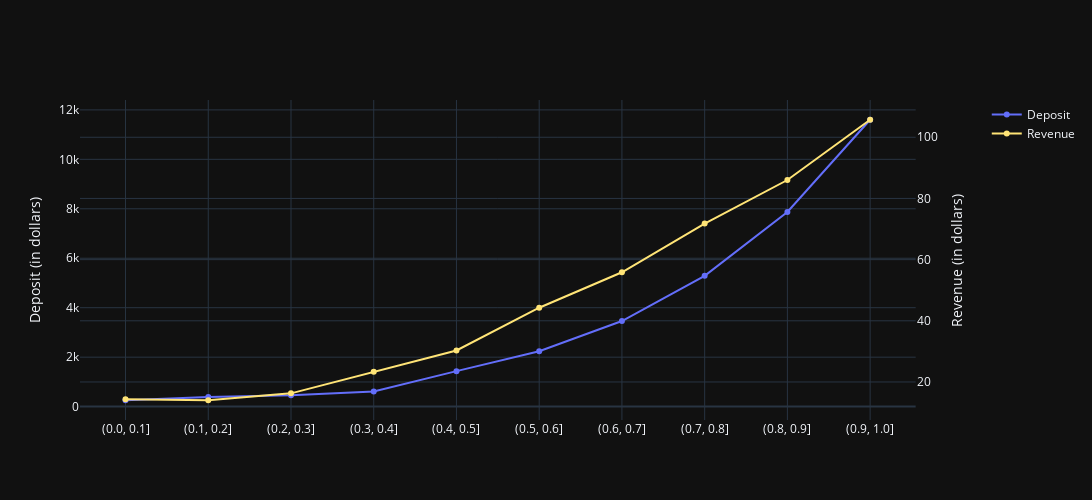

The cell this chart's notebook holds for it:
### Code cell
import plotly.graph_objects as go
from plotly.subplots import make_subplots
# Create figure with secondary y-axis
fig = make_subplots(specs=[[{"secondary_y": True}]])

# Add traces
fig.add_trace(
    go.Scatter(x=result_df['binned'], y=result_df['total_credit_amount'], name='Deposit'), 
    secondary_y=False
)

fig.add_trace(
    go.Scatter(x=result_df['binned'], y=result_df['DEBIT_CARD_REV_12'], name='Revenue', line=dict(color="#ffe476")), 
    secondary_y=True
)

# Add figure title
# fig.update_layout(
#     title_text="Binned Probabilities"
# )

# Set y-axes titles
fig.update_yaxes(title_text="Deposit (in dollars)", secondary_y=False)
fig.update_yaxes(title_text="Revenue (in dollars)", secondary_y=True)

fig.update_layout(
    # color_discrete_map = color_map,
    width=1100,
    height=500
)

fig.show()

### Figure 1 — Plotly figure (JSON) as saved in the notebook; plotly's stock layout.template omitted (floating-point values rounded to 4 significant figures)
{"data": [{"name": "Deposit", "type": "scatter", "x": ["(0.0, 0.1]", "(0.1, 0.2]", "(0.2, 0.3]", "(0.3, 0.4]", "(0.4, 0.5]", "(0.5, 0.6]", "(0.6, 0.7]", "(0.7, 0.8]", "(0.8, 0.9]", "(0.9, 1.0]"], "xaxis": "x", "y": [257.2, 385.0, 456.0, 611.1, 1434.0, 2239.0, 3460.0, 5288.0, 7870.0, 11600.0], "yaxis": "y"}, {"line": {"color": "#ffe476"}, "name": "Revenue", "type": "scatter", "x": ["(0.0, 0.1]", "(0.1, 0.2]", "(0.2, 0.3]", "(0.3, 0.4]", "(0.4, 0.5]", "(0.5, 0.6]", "(0.6, 0.7]", "(0.7, 0.8]", "(0.8, 0.9]", "(0.9, 1.0]"], "xaxis": "x", "y": [14.35, 14.03, 16.27, 23.34, 30.29, 44.27, 55.88, 71.78, 86.02, 105.7], "yaxis": "y2"}], "layout": {"height": 500, "width": 1100, "xaxis": {"anchor": "y", "domain": [0, 0.94]}, "yaxis": {"anchor": "x", "domain": [0, 1], "title": {"text": "Deposit (in dollars)"}}, "yaxis2": {"anchor": "x", "overlaying": "y", "side": "right", "title": {"text": "Revenue (in dollars)"}}}}
